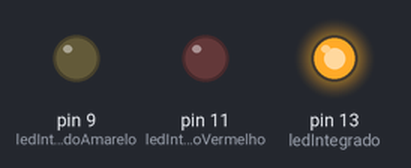
Recording of a sketch running on a simulated Arduino Uno, built with avr-gcc and run on an emulated ATmega328P. On the bench: output pins drawn as LEDs (lit = HIGH).

Above: at 0.2 s.
At 1.2 s:
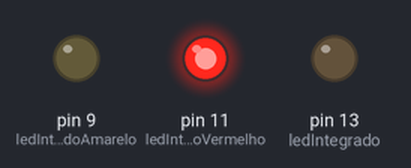
At 2.2 s:
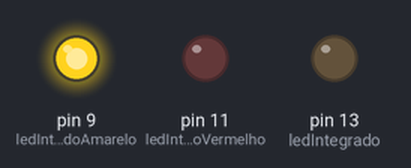
At 5.7 s:
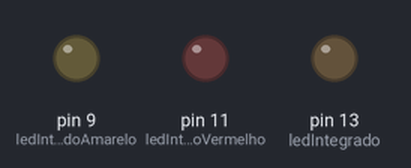
Timing chart, 0 to 6.9 s (numbered marks = the images above):
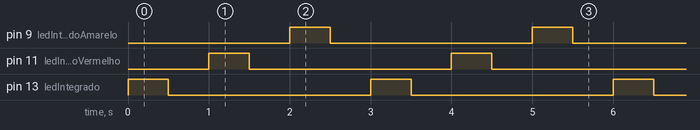

Measured:
- by itself, pin 9 (ledIntegradoAmarelo), pin 11 (ledIntegradoVermelho), pin 13 (ledIntegrado): alternates HIGH for 0.50 s and LOW for 2.5 s
- by itself, everything shown: repeats every 3.0 s, in 6 steps

The sketch:

arduino_leds1.ino
```cpp
// C++ code
//

int ledIntegrado = 13;
int ledIntegradoVermelho = 11;
int ledIntegradoAmarelo = 9;
void setup()
{
  pinMode(ledIntegrado, OUTPUT);
  pinMode(ledIntegradoVermelho, OUTPUT);
  pinMode(ledIntegradoAmarelo, OUTPUT);
}

void loop()
{
  digitalWrite(ledIntegrado, HIGH);
  delay(500); // Wait for 1000 millisecond(s)
  digitalWrite(ledIntegrado, LOW);
  delay(500); // Wait for 1000 millisecond(s)

  digitalWrite(ledIntegradoVermelho, HIGH);
  delay(500); // Wait for 1000 millisecond(s)
  digitalWrite(ledIntegradoVermelho, LOW);

  delay(500); // Wait for 1000 millisecond(s)
   digitalWrite(ledIntegradoAmarelo, HIGH);
  delay(500); // Wait for 1000 millisecond(s)
  digitalWrite(ledIntegradoAmarelo, LOW);
  delay(500); // Wait for 1000 millisecond(s)
}
```
